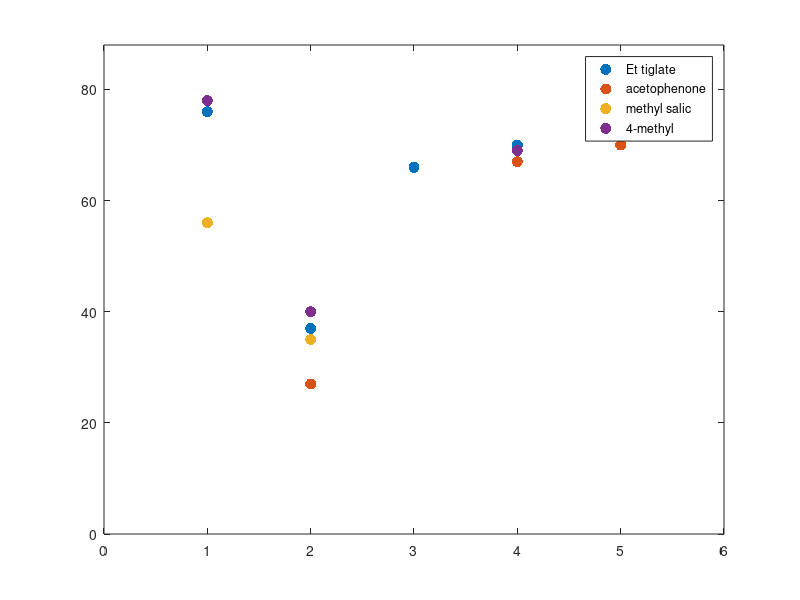

This chart was generated by the following MATLAB code:
latencies=[  76 37 66 70 70;
            nan 27 nan 67 70;
            56 35 nan nan nan;
            78 40 nan 69 nan]
theLegend= {'Et tiglate','acetophenone', 'methyl salic' , '4-methyl'};
gfV=figure
plot(1:length(latencies),latencies,'.','MarkerSize',24);
xlim([0 length(latencies)+1]);
ylim([0 max(max(latencies))+10]);
legend(theLegend)

        
            